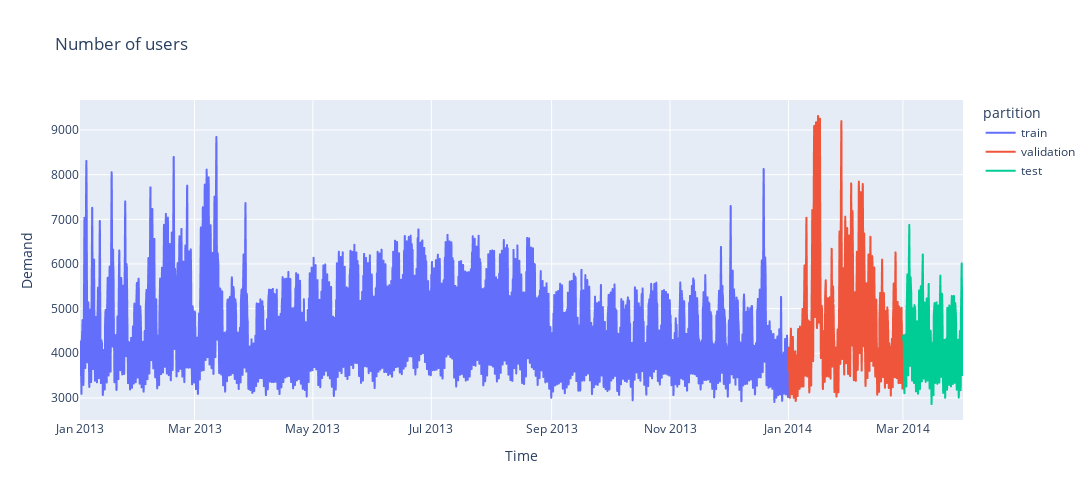

This figure's notebook cell:
### Code cell
# Grafico Interactivo de la Serie Temporal

#Crea la columna de partition, con train, validation, test
datos.loc[:fin_train, 'partition'] = 'train'
datos.loc[fin_train:fin_validacion, 'partition'] = 'validation'
datos.loc[fin_validacion:, 'partition'] = 'test'

fig = px.line(
    data_frame = datos.reset_index(),
    x = 'Time',
    y = 'Demand',
    color = 'partition',
    title = 'Number of users',
    width = 1200,
    height = 500
)

fig.show()
datos=datos.drop(columns='partition')

### Figure 1 — Plotly figure (JSON) as saved in the notebook; plotly's stock layout.template omitted (floating-point values rounded to 4 significant figures; data arrays with more than 128 entries replaced by an {"elided": "..."} marker saying what was removed)
{"data": [{"hovertemplate": "partition=train<br>Time=%{x}<br>Demand=%{y}<extra></extra>", "legendgroup": "train", "line": {"color": "#636efa", "dash": "solid"}, "marker": {"symbol": "circle"}, "mode": "lines", "name": "train", "showlegend": true, "type": "scattergl", "x": {"elided": "8760 str values"}, "xaxis": "x", "y": {"elided": "8760 float values"}, "yaxis": "y"}, {"hovertemplate": "partition=validation<br>Time=%{x}<br>Demand=%{y}<extra></extra>", "legendgroup": "validation", "line": {"color": "#EF553B", "dash": "solid"}, "marker": {"symbol": "circle"}, "mode": "lines", "name": "validation", "showlegend": true, "type": "scattergl", "x": {"elided": "1416 str values"}, "xaxis": "x", "y": {"elided": "1416 float values"}, "yaxis": "y"}, {"hovertemplate": "partition=test<br>Time=%{x}<br>Demand=%{y}<extra></extra>", "legendgroup": "test", "line": {"color": "#00cc96", "dash": "solid"}, "marker": {"symbol": "circle"}, "mode": "lines", "name": "test", "showlegend": true, "type": "scattergl", "x": {"elided": "744 str values"}, "xaxis": "x", "y": {"elided": "744 float values"}, "yaxis": "y"}], "layout": {"height": 500, "legend": {"title": {"text": "partition"}, "tracegroupgap": 0}, "title": {"text": "Number of users"}, "width": 1200, "xaxis": {"anchor": "y", "domain": [0, 1], "title": {"text": "Time"}}, "yaxis": {"anchor": "x", "domain": [0, 1], "title": {"text": "Demand"}}}}
